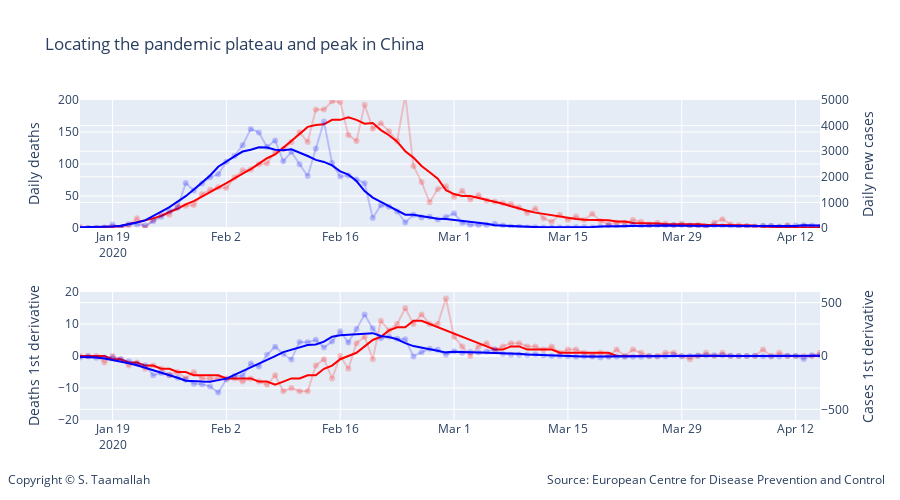

Notebook source saved alongside this figure:
### Markdown cell above
The upward and downward inflection points are extracted from the first derivative of the smoothed (7-day moving average) deaths and cases data arrays. The first derivative curve is also smoothed. Regarding the peak, it is extracted as the mid-point of the two inflection points. This will be validated by comparing it to 1st derivative curve crossing the y=0 axis. 

This leads to the following key dates for China:

- Lockdown
    - 2020-01-23: lockdown in Wuhan
    
    
- Cases curve:
    - 2020-01-30: Upward inflection point in cases.
    - 2020-02-18: Downward inflection point in cases. <br>
        => the mid point of the two inflection point can be estimated to be around feb 9th.
    - 2020-02-08: Peak in cases extracted from the 1st derivative crossing y=0.
    
    
- Deaths curve:
    - 2020-02-08: Upward inflection point in deaths.
    - 2020-02-26: Downward inflection point in deaths. <br>
        => the mid point of the two inflection point can be estimated to be around feb 17th.
    - 2020-02-17: Peak in deaths extracted from the 1st derivative crossing y=0.

### Code cell
shift = 1

smooth_china_diff_deaths = smooth_9day(np.diff(smooth_china_deaths_9day))
smooth_china_diff_cases = smooth_9day(np.diff(smooth_china_cases_9day))

#plotting number of cases and number of deaths for different countries
# all charts using same scale for ease of comparison
# number of death are on the left y-axis. 

# Add traces
trace1 = go.Scatter(
        x=df_china.index, 
        y=df_china['deaths'],
        mode='lines + markers',
        name='China daily deaths (left y-axis)',
        line_color='rgba(256, 0, 0, .2)',
        showlegend=False
)

trace11 = go.Scatter(
        x=df_china.index, 
        y=smooth_china_deaths_9day,
        mode='lines',
        name='China daily deaths - 7-day moving average (left y-axis)',
        line_color='rgba(256, 0, 0, 1)',
        showlegend=False
)


trace2 = go.Scatter(
        x=df_china.index, 
        y=df_china['cases'],
        mode='lines + markers',
        name='China daily cases (right y-axis)',
        line_color='rgba(0, 0, 256, .2)',
        showlegend=False,
        yaxis='y2',
)

trace22 = go.Scatter(
        x=df_china.index, 
        y=smooth_china_cases_9day,
        mode='lines',
        name='China daily cases - 7-day moving average (right y-axis)',
        line_color='rgba(0, 0, 256, 1)',
        yaxis='y2',
        showlegend=False
)



trace5 = go.Scatter(
        x=df_china.index, 
        y=np.diff(smooth_china_deaths_9day),
        mode='lines+markers',
        name='Daily deaths',
        line_color='rgba(256, 0, 0, .2)',
        xaxis='x3',
        yaxis='y5',
        showlegend=False
)
trace6 = go.Scatter(
        x=df_china.index, 
        y=np.diff(smooth_china_cases_9day),
        mode='lines+markers',
        name='Daily cases',
        line_color='rgba(0, 0, 256, 0.2)',
        xaxis='x3',
        yaxis='y6',
        showlegend=False
)

trace55 = go.Scatter(
        x=df_china.index, 
        y=smooth_china_diff_deaths,
        mode='lines',
        name='Daily deaths',
        line_color='rgba(256, 0, 0, 1)',
        xaxis='x3',
        yaxis='y5',
        showlegend=False
)
trace66 = go.Scatter(
        x=df_china.index, 
        y=smooth_china_diff_cases,
        mode='lines',
        name='Daily cases',
        line_color='rgba(0, 0, 256, 1)',
        xaxis='x3',
        yaxis='y6',
        showlegend=False
)



data = [trace1, trace2, trace11, trace22, trace5, trace6, trace55, trace66]

layout = go.Layout(
    title='Locating the pandemic plateau and peak in China',
    legend=dict(x=.1, y=1.15, orientation="h"), 
    width=900,
    height=500,
    
    annotations=[
        dict(
            x=1.09,
            y=-0.22,
            showarrow=False,
            text='Source: European Centre for Disease Prevention and Control',
            xref='paper',
            yref='paper'
        ),
        
        dict(
            x=-0.1,
            y=-0.22,
            showarrow=False,
            text='Copyright © S. Taamallah ',
            xref='paper',
            yref='paper'
        )
    ],
    
    # Top left
    xaxis=dict(
        title='',
        domain=[0, 1],
        range=['2020-01-15', '2020-04-15'],
    ),
    yaxis=dict(
        title='Daily deaths',
        #type='log',
        range=[0,200],
        domain=[0.6, 1],
        anchor='x'
    ),
    yaxis2=dict(
        title = 'Daily new cases',
        #type='log',
        range=[0,5000],
        overlaying='y',
        side='right'
    ),
    

    

    # middle left
    xaxis3=dict(
        title='',
        range=['2020-01-15', '2020-04-15'],
        domain=[0, 1],
        anchor='y5'
    ),
    yaxis5=dict(
        #type='log',
        title = 'Deaths 1st derivative',
        domain=[0, 0.4],
        range=[-20,20],
        anchor='x3'
    ),
    yaxis6=dict(
        title = 'Cases 1st derivative',
        domain=[0.375, 0.625],
        overlaying='y5',
        range=[-600,600],
        side='right',
        anchor='x3'
    ),
   
)

    
fig = go.Figure(data=data, layout=layout)


fig.show()


#py.plot(data, filename = 'basic-line', auto_open=True)
#py.plot(data, filename='privacy-public', sharing='public')

from plotly.offline import plot
plot(fig, filename="STaamallah_covid19_analysis_chart_5_20200426.html", auto_open = False)

#from IPython.display import HTML, display
#display(HTML('STaamallah_covid19_analysis_chart_4_20200403.html'), metadata=dict(isolated=False))
